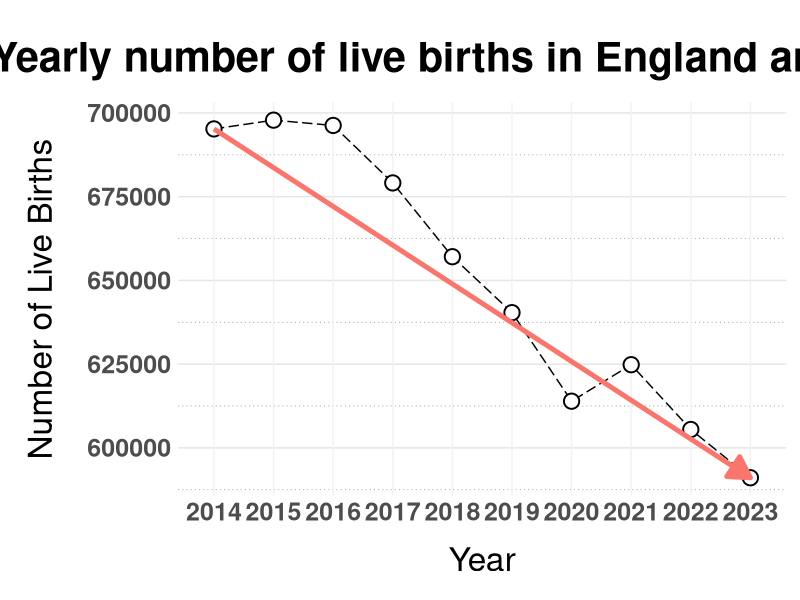

Generate this figure with R:
# ======================================= Load Libraries and Data =======================================

# Import required libraries
library(tidyverse)
library(readxl)

# Load data from file 2023birthregistrations.xlsx from tab "Table_12" and start read the data from the sixth row
dailyLiveBirths <- read_excel("2023birthregistrations.xlsx", sheet = "Table_12", skip = 5)

# ======================================= Data Pre-Processing =======================================

# Remove the column for years before 10 years ago
dailyLiveBirths <- dailyLiveBirths %>% select(3:12)

# Handle missing values by replacing all value of "[z]" with "0"
dailyLiveBirths <- dailyLiveBirths %>% mutate(across(everything(), ~str_replace(., "\\[z\\]", "0")))

# Convert all data to numeric class
dailyLiveBirths <- dailyLiveBirths %>% mutate(across(everything(), as.numeric))

# Calculate the total number of live births for each year
yearlyLiveBirths <- dailyLiveBirths %>% summarise(across(everything(), sum))

# Reorder the column name descendingly from 2023 to 2014
yearlyLiveBirths <- yearlyLiveBirths[, order(colnames(yearlyLiveBirths), decreasing = TRUE)]

# Create new table to store the data of 2014 and 2023
# The data will be used later on to draw an arrow from 2014 to 2023
x <- c(colnames(yearlyLiveBirths)[10], colnames(yearlyLiveBirths)[1])
y <- c(yearlyLiveBirths[[10]], yearlyLiveBirths[[1]])
slopeChartData <- data.frame(Year = x, LiveBirths = y)

# Transform the structure to table with two columns: Year and LiveBirths
yearlyLiveBirths <- yearlyLiveBirths %>%
	pivot_longer(cols = everything(), names_to = "Year", values_to = "LiveBirths")

# ======================================= Data Visualisation =======================================

# Generate line chart and show the trends with red arrow
yearlyLiveBirths %>%
	ggplot(aes(x = Year, y = LiveBirths, group = 1)) +
	geom_line(color = "black", linetype = 5) +
	geom_point(shape = 21, colour = "black", fill = "white", size = 4.5, stroke = 1) +
	geom_segment(data = slopeChartData,
		aes(
			xend = ifelse(is.na(lead(Year)), Year, lead(Year)),
			yend = lead(LiveBirths)
		),
		arrow = arrow(type = "closed", length = unit(0.6, "cm")),
		color = "#f8766d", linetype = 1, linewidth = 1.7,
	) +
	labs(
		title = "Yearly number of live births in England and Wales",
		x = "Year",
		y = "Number of Live Births"
	) +
	theme_minimal() +
	theme(
		panel.grid.major.x = element_line(color = "grey95"),
		panel.grid.major.y = element_line(color = "grey90"),
		panel.grid.minor.y = element_line(linetype = 3, color = "grey55"),
		plot.title = element_text(face = "bold", size = 30, hjust = 0.5, margin = margin(b = 15)),
		axis.title.x = element_text(size = 24, margin = margin(t = 15)),
		axis.text.x = element_text(face = "bold", size = 18),
		axis.title.y = element_text(size = 24, margin = margin(r = 20)),
		axis.text.y = element_text(face = "bold", size = 18),
		plot.margin = margin(l = 20, r = 10, b = 15, t = 30)
	)
